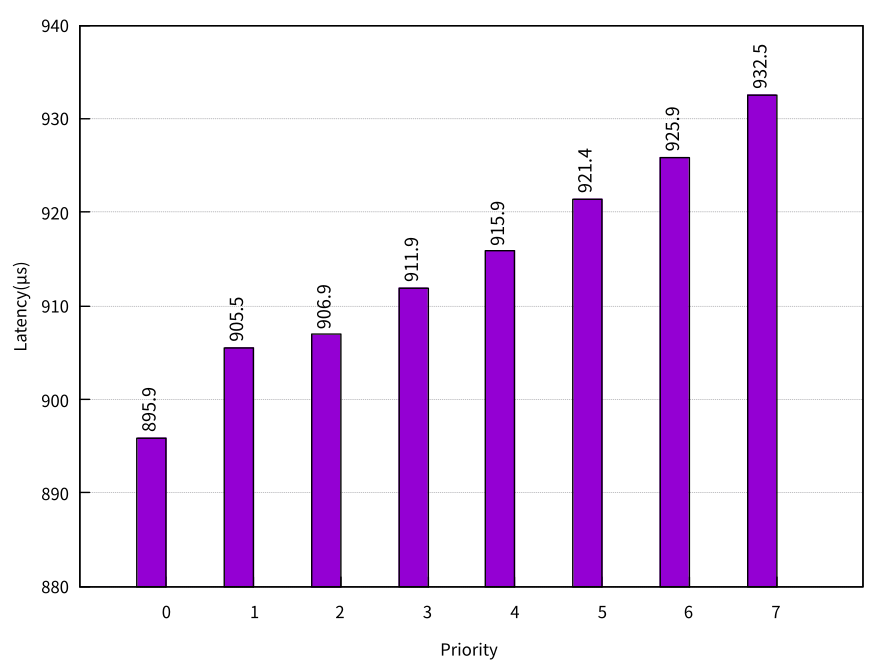

Recreate this plot in gnuplot.

fontSpec(s) = sprintf("Times-Roman, %d", s)
fn(v) = sprintf("%.1f", v)

set style histogram clustered gap 1
set style data histograms
# set key left top
unset key
set xtics nomirror
set ytics nomirror
set grid ytics
set grid linetype 0
set boxwidth 1.0
set yrange [880 : 940]
set ytics 10
set xtics -1,8,1
set xtics("0" 0, "1" 1, "2" 2, "3" 3, "4" 4, "5" 5, "6" 6, "7" 7)
set xlabel "Priority"
set ylabel 'Latency({/symbol \155}s)'

datafile1 = 'mc8_1_4.dat'

plot \
    for [COL=2:3] datafile1 using COL title columnheader fs fill solid 1 border -1, \
    datafile1 u ($0-1-1./6):2:(fn($2)) w labels font fontSpec(10) right rot by 90 offset char -0.5, 2.0 t ''
